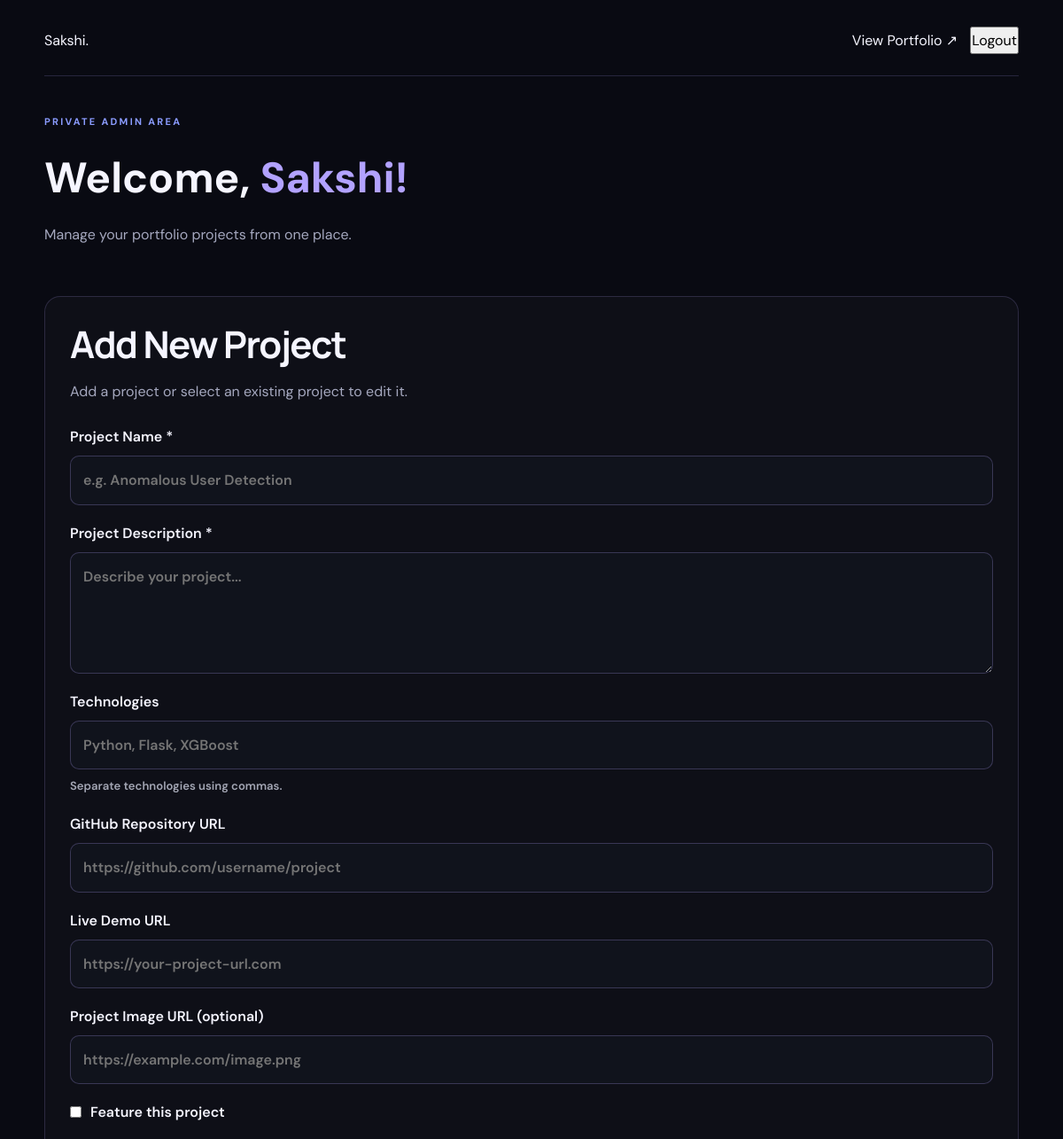
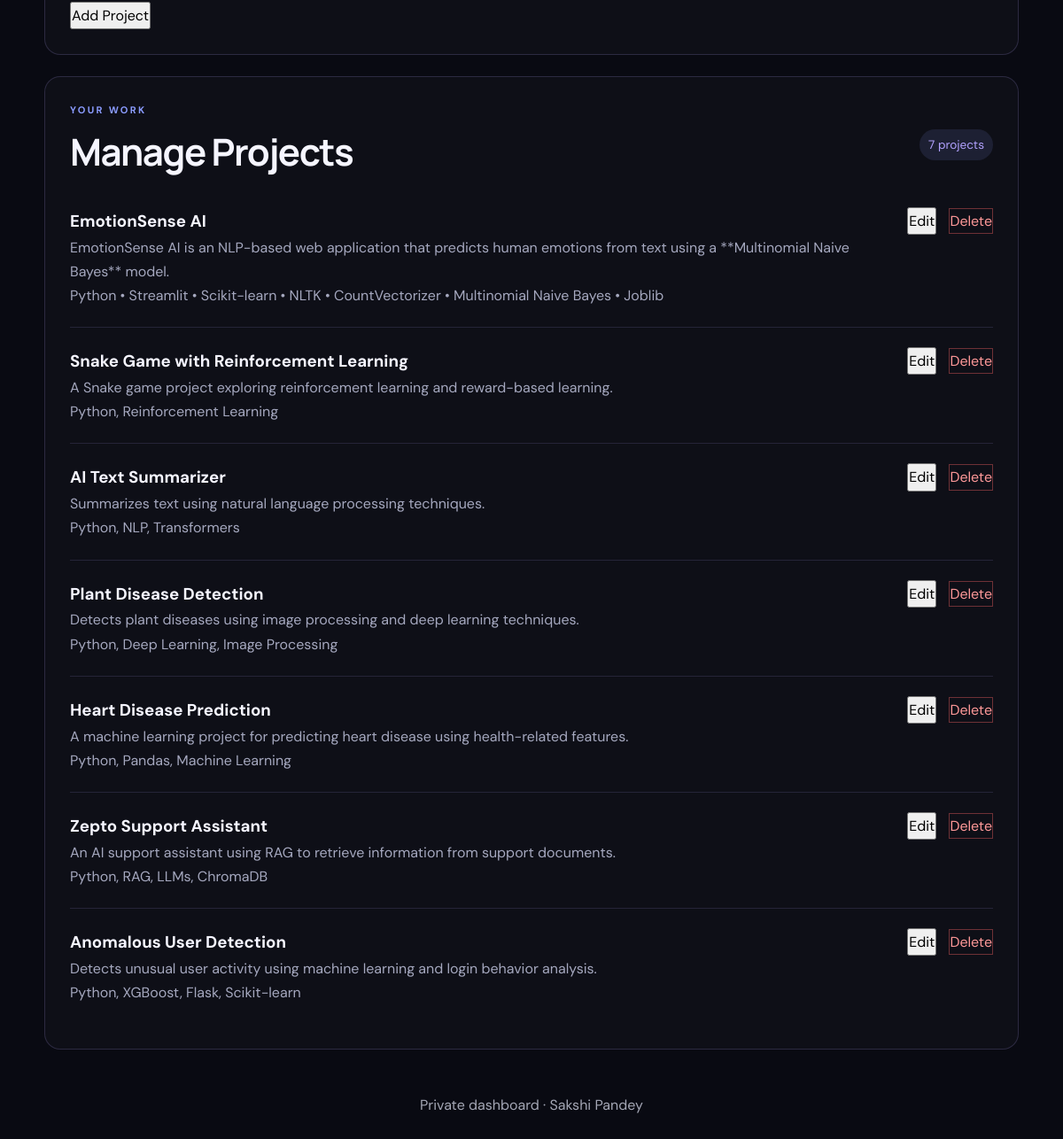
Screenshot of /admin/dashboard (signed in) with the database file from the repository (2 pictures, top to bottom).
### tables this page shows
CREATE TABLE projects (
                id INTEGER PRIMARY KEY AUTOINCREMENT,
                title TEXT NOT NULL,
                description TEXT NOT NULL,
                tech TEXT DEFAULT '',
                github_url TEXT DEFAULT '',
                live_url TEXT DEFAULT '',
                image_url TEXT DEFAULT '',
                featured INTEGER DEFAULT 0
            );

### app.py (the view)
@app.route("/admin/dashboard")
@admin_required
def admin_dashboard():
    with get_db() as db:
        projects = db.execute("""
            SELECT *
            FROM projects
            ORDER BY id DESC
        """).fetchall()
    return render_template(
        "admin_dashboard.html",
        projects=projects
    )

### app.py (called while the page is built)
def get_db():
    DATABASE.parent.mkdir(
        parents=True,
        exist_ok=True
    )
    db = sqlite3.connect(DATABASE)
    db.row_factory = sqlite3.Row
    return db

def csrf_token():
    if "_csrf_token" not in session:
        session["_csrf_token"] = secrets.token_urlsafe(32)
    return session["_csrf_token"]

def admin_required(function):
    @wraps(function)
    def wrapper(*args, **kwargs):
        if not session.get("is_admin"):
            return redirect(url_for("admin_login"))
        return function(*args, **kwargs)
    return wrapper

### templates/admin_dashboard.html (shortened to what this page needs)
<!DOCTYPE html>
<html lang="en">
<head>
    <link rel="stylesheet"
          href="{{ url_for('static', filename='css/style.css') }}">
</head>
<body class="admin-body">
<div class="admin-container">
    <header class="admin-header">
        <a href="{{ url_for('home') }}" class="brand">
            Sakshi<span>.</span>
        </a>
        <div class="admin-header-actions">
            <a href="{{ url_for('home') }}" class="button">
                View Portfolio ↗
            </a>
            <form method="POST"
                  action="{{ url_for('admin_logout') }}">
                <button type="submit" class="button">
                    Logout
                </button>
            </form>
        </div>
    </header>
    <section class="admin-heading">
        <p class="eyebrow">PRIVATE ADMIN AREA</p>
        <h1>Welcome, <span>Sakshi!</span></h1>
        <p class="muted">
            Manage your portfolio projects from one place.
        </p>
    </section>
    <section class="admin-panel">
        <h2 id="form-heading">Add New Project</h2>
        <p class="muted">
            Add a project or select an existing project to edit it.
        </p>
        <form method="POST"
              action="{{ url_for('save_project') }}"
              class="admin-form"
              id="project-form">
            <label>
                Project Name *
                <input type="text"
                       name="title"
                       id="title"
                       placeholder="e.g. Anomalous User Detection"
                       required>
            </label>
            <label>
                Project Description *
                <textarea name="description"
                          id="description"
                          rows="4"
                          placeholder="Describe your project..."
                          required></textarea>
            </label>
            <label>
                Technologies
                <input type="text"
                       name="tech"
                       id="tech"
                       placeholder="Python, Flask, XGBoost">
                <small>Separate technologies using commas.</small>
            </label>
            <label>
                GitHub Repository URL
                <input type="url"
                       name="github_url"
                       id="github_url"
                       placeholder="https://github.com/username/project">
            </label>
            <label>
                Live Demo URL
                <input type="url"
                       name="live_url"
                       id="live_url"
                       placeholder="https://your-project-url.com">
            </label>
            <label>
                Project Image URL (optional)
                <input type="url"
                       name="image_url"
                       id="image_url"
                       placeholder="https://example.com/image.png">
            </label>
            <label class="checkbox-label">
                <input type="checkbox"
                       name="featured"
                       id="featured"
                       value="1">
                Feature this project
            </label>
            <div class="admin-form-actions">
                <button type="submit"
                        class="button primary"
                        id="save-button">
                    Add Project
                </button>
            </div>
        </form>
    </section>
    <section class="admin-panel admin-project-list">
        <div class="admin-list-heading">
            <div>
                <p class="eyebrow">YOUR WORK</p>
                <h2>Manage Projects</h2>
            </div>
            <span class="project-count">
                {{ projects|length }} projects
            </span>
        </div>
        {% if projects %}
            <div class="admin-projects">
                {% for project in projects %}
                <article class="admin-project-item">
                    <div class="admin-project-info">
                        <h3>{{ project['title'] }}</h3>
                        <p>{{ project['description'] }}</p>
                        {% if project['tech'] %}
                            <p class="muted">
                                {{ project['tech'] }}
                            </p>
                        {% endif %}
                    </div>
                    <div class="admin-project-actions">
                        <button type="button"
                                class="button edit-project"
                                data-id="{{ project['id'] }}"
                                data-title="{{ project['title'] }}"
                                data-description="{{ project['description'] }}"
                                data-tech="{{ project['tech'] }}"
                                data-github="{{ project['github_url'] }}"
                                data-live="{{ project['live_url'] }}"
                                data-image="{{ project['image_url'] }}"
                                data-featured="{{ project['featured'] }}">
                            Edit
                        </button>
                        <form method="POST"
                              action="{{ url_for('delete_project', project_id=project['id']) }}"
                              onsubmit="return confirm('Are you sure you want to delete this project?');">
                            <button type="submit" class="button delete-button">
                                Delete
                            </button>
                        </form>
                    </div>
                </article>
                {% endfor %}
            </div>
        {% endif %}
    </section>
    <footer class="admin-footer">
        <p>Private dashboard · Sakshi Pandey</p>
    </footer>
</div>
</body>
</html>

### static/css/style.css (style rules this page uses)
:root { --bg: #090b10; --surface: #10131b; --card: #121620; --card-hover: #171c29; --text: #f1f3f9; --muted: #9ba4b7; --accent: #8b9cff; --accent-2: #b2a2ff; --border: #252a38; --radius: 14px; }
* { margin: 0; padding: 0; box-sizing: border-box; }
html { scroll-behavior: smooth; scroll-padding-top: 90px; }
body { background: var(--bg); color: var(--text); font-family: 'DM Sans', sans-serif; line-height: 1.7; }
a { color: inherit; text-decoration: none; }
button { font: inherit; }
section { padding: 95px 0; }
.eyebrow { color: var(--accent); font-size: 11px; font-weight: 700; letter-spacing: 2.3px; margin-bottom: 13px; }
section h2 { font-family: 'Manrope', sans-serif; font-size: clamp(30px, 4vw, 42px); line-height: 1.2; letter-spacing: -1.5px; margin-bottom: 15px; }
section p { color: var(--muted); }
.admin-body { min-height: 100vh; background: #090a12; color: #f5f5ff; }
.admin-heading { margin-bottom: 30px; }
.admin-heading h1, .login-panel h1 { font-size: 38px; margin: 0; }
.admin-heading h1 span, .login-panel h1 span { color: #a99bff; }
.admin-panel { background: #111320; border: 1px solid #29283f; border-radius: 16px; padding: 25px; margin-bottom: 25px; }
.admin-panel h2 { margin-top: 0; }
.admin-form { display: grid; gap: 16px; }
.admin-form label { display: grid; gap: 7px; font-weight: 600; }
.admin-form input:not([type="checkbox"]), .admin-form textarea { width: 100%; padding: 12px; border-radius: 8px; border: 1px solid #34334b; background: #090a12; color: white; box-sizing: border-box; }
.checkbox-label { display: flex !important; align-items: center; gap: 10px !important; }
.checkbox-label input { accent-color: #a99bff; }
.admin-project-info { overflow-wrap: anywhere; }
.admin-project-info h3 { margin-top: 0; }
.admin-project-info p, .muted { color: #a5a8bf; }
.button { cursor: pointer; }
.admin-container { width: min(1100px, 92%); margin: 0 auto; padding: 30px 0 20px; }
.admin-header, .admin-header-actions, .admin-form-actions, .admin-list-heading, .admin-project-actions { display: flex; align-items: center; justify-content: space-between; gap: 14px; }
.admin-header { padding-bottom: 24px; border-bottom: 1px solid rgba(178, 162, 255, 0.18); }
.admin-header-actions form, .admin-project-actions form { margin: 0; }
.admin-heading { padding: 42px 0 25px; }
.admin-heading h1 { margin: 10px 0; font-size: clamp(2rem, 5vw, 3rem); }
.admin-heading h1 span { color: #b2a2ff; }
.admin-panel { margin: 24px 0; padding: 28px; border: 1px solid rgba(178, 162, 255, 0.18); border-radius: 18px; background: rgba(255, 255, 255, 0.025); }
.admin-form { display: grid; gap: 18px; margin-top: 24px; }
.admin-form label { display: grid; gap: 8px; }
.admin-form input:not([type="checkbox"]), .admin-form textarea { width: 100%; box-sizing: border-box; padding: 13px 14px; border: 1px solid rgba(178, 162, 255, 0.25); border-radius: 10px; background: #10131c; color: #f5f5ff; font: inherit; }
.admin-form small { color: #a4a7b5; font-size: 0.82rem; }
.admin-form .checkbox-label { display: flex; align-items: center; gap: 10px; }
.admin-form-actions { justify-content: flex-start; flex-wrap: wrap; }
.project-count, .featured-label { padding: 6px 10px; border-radius: 20px; background: rgba(139, 156, 255, 0.12); color: #b2a2ff; font-size: 0.85rem; }
.admin-project-item { display: flex; align-items: flex-start; justify-content: space-between; gap: 24px; padding: 22px 0; border-bottom: 1px solid rgba(178, 162, 255, 0.14); }
.admin-project-item:last-child { border-bottom: none; }
.admin-project-info { min-width: 0; flex: 1; }
.admin-project-info h3 { margin-top: 0; overflow-wrap: anywhere; }
.admin-project-info p { overflow-wrap: anywhere; line-height: 1.7; }
.admin-project-actions { justify-content: flex-start; flex-wrap: wrap; }
.admin-project-actions .button { cursor: pointer; }
.delete-button { border: 1px solid rgba(255, 100, 100, 0.4); color: #ff9999; background: transparent; }
.admin-footer { padding: 25px 0; text-align: center; color: #a4a7b5; }

### rows the page displays
projects: title "EmotionSense AI", description "EmotionSense AI is an NLP-based web application that predicts human emotions from text using a **Multinomial Naive Bayes** model.", tech "Python • Streamlit • Scikit-learn • NLTK • CountVectorizer • Multinomial Naive Bayes • Joblib"
projects: title "Snake Game with Reinforcement Learning", description "A Snake game project exploring reinforcement learning and reward-based learning.", tech "Python, Reinforcement Learning"
projects: title "AI Text Summarizer", description "Summarizes text using natural language processing techniques.", tech "Python, NLP, Transformers"
projects: title "Plant Disease Detection", description "Detects plant diseases using image processing and deep learning techniques.", tech "Python, Deep Learning, Image Processing"
projects: title "Heart Disease Prediction", description "A machine learning project for predicting heart disease using health-related features.", tech "Python, Pandas, Machine Learning"
projects: title "Zepto Support Assistant", description "An AI support assistant using RAG to retrieve information from support documents.", tech "Python, RAG, LLMs, ChromaDB"
projects: title "Anomalous User Detection", description "Detects unusual user activity using machine learning and login behavior analysis.", tech "Python, XGBoost, Flask, Scikit-learn"

### other values shown
{{ projects|length }} "7"
